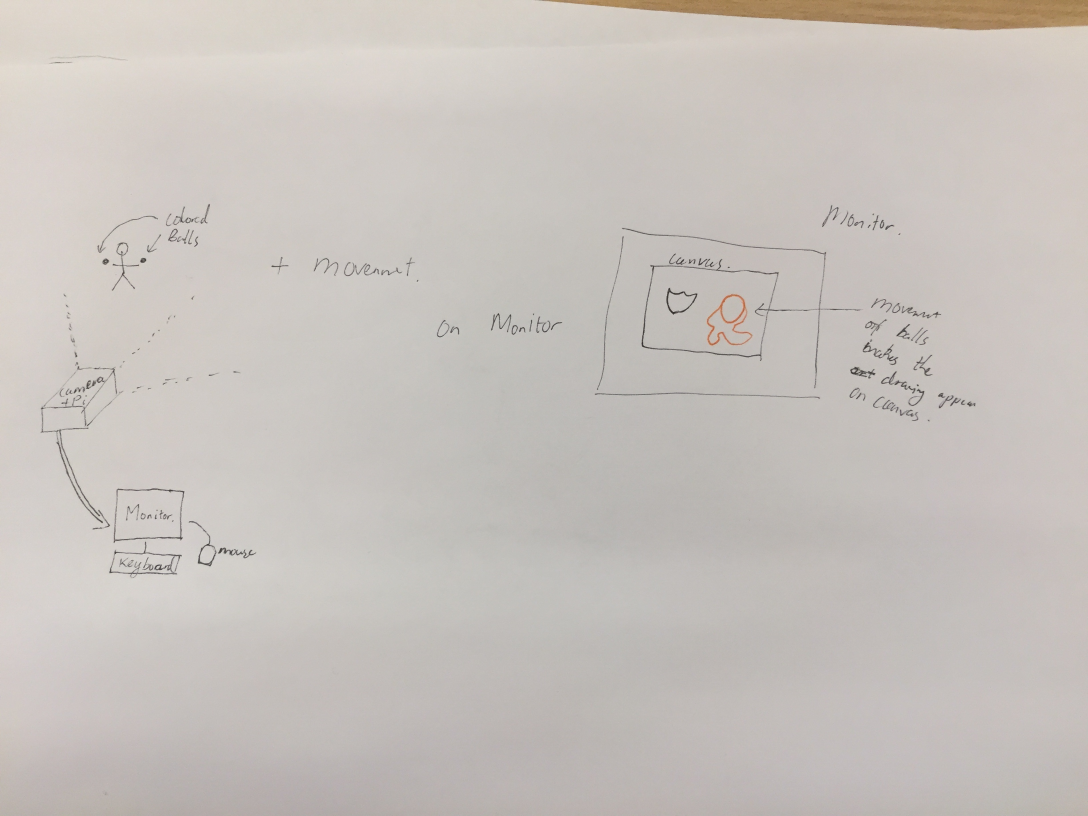
#> input picture State_1.jpg, 3264 x 2448 px, given in place of the camera (shown at 1/3 size)
$ python Ball_Tracker.py   (older library calls are emulated)
#> lines starting #> are read from the running program, lines starting #| are printed output that depends on the picture; after the words box and inside, x2 and y2 are one past the last pixel; in counts of white or black regions, pixels touching at a corner belong together

# import the necessary packages
from collections import deque
from imutils.video import VideoStream
from imutils.video import FPS

import numpy as np
import argparse
import cv2
import imutils
import time


# construct the argument parse and parse the arguments
ap = argparse.ArgumentParser()
ap.add_argument("-v", "--video",
	help="path to the (optional) video file")
ap.add_argument("-b", "--buffer", type=int, default=100,
	help="max buffer size")
args = vars(ap.parse_args())

# Define the lower and upper boundaries of the colored
# balls in the RGB color space
greenLower = (29, 86, 6)
greenUpper = (64, 255, 200)

# redLower = (166, 84, 141)
# redUpper = (186,255,255)

redLower = (0, 50, 80)
redUpper = (20,255,255)

blueLower = (97, 100, 117)
blueUpper = (117,255,255)

# [7 lines of commented-out code are left out]
ptsg = deque(maxlen=args["buffer"])

#red points
ptsr = deque(maxlen=args["buffer"])

#blue points
ptsb = deque(maxlen=args["buffer"])

# Grab reference to the Pi Camera and set the desired size of the frame.
d1=480
d2=480
vs = VideoStream(usePiCamera=True, resolution = (d1,d2)).start()


# allow the camera or video file to warm up
time.sleep(2.0)
fps = FPS().start()

ball_bounce = []
frame1 = np.zeros((d1,d2,3))+255
# frame1 = vs.read()
while True:
	# grab the current frame
	frame = vs.read()
#> frame is the input picture: shape (2448, 3264, 3); mean B, G, R 189, 193.6, 199.3

	# Blur the frame and convert it to the HSV color space
    # frame = imutils.resize(frame, width=600)
	blurred = cv2.GaussianBlur(frame, (11, 11), 0)
	hsv = cv2.cvtColor(blurred, cv2.COLOR_BGR2HSV)
#> hsv: shape (2448, 3264, 3); mean H, S, V 14.7, 13.3, 199.3

	# construct a mask for the color "green", then perform
	# a series of dilations and erosions to remove any small
	# blobs left in the mask
	maskg = cv2.inRange(hsv, greenLower, greenUpper)
#> maskg: shape (2448, 3264); every value is 0
	maskg = cv2.erode(maskg, None, iterations=2)
	maskg = cv2.dilate(maskg, None, iterations=2)

	# do the same for the red
	maskr = cv2.inRange(hsv, redLower, redUpper)
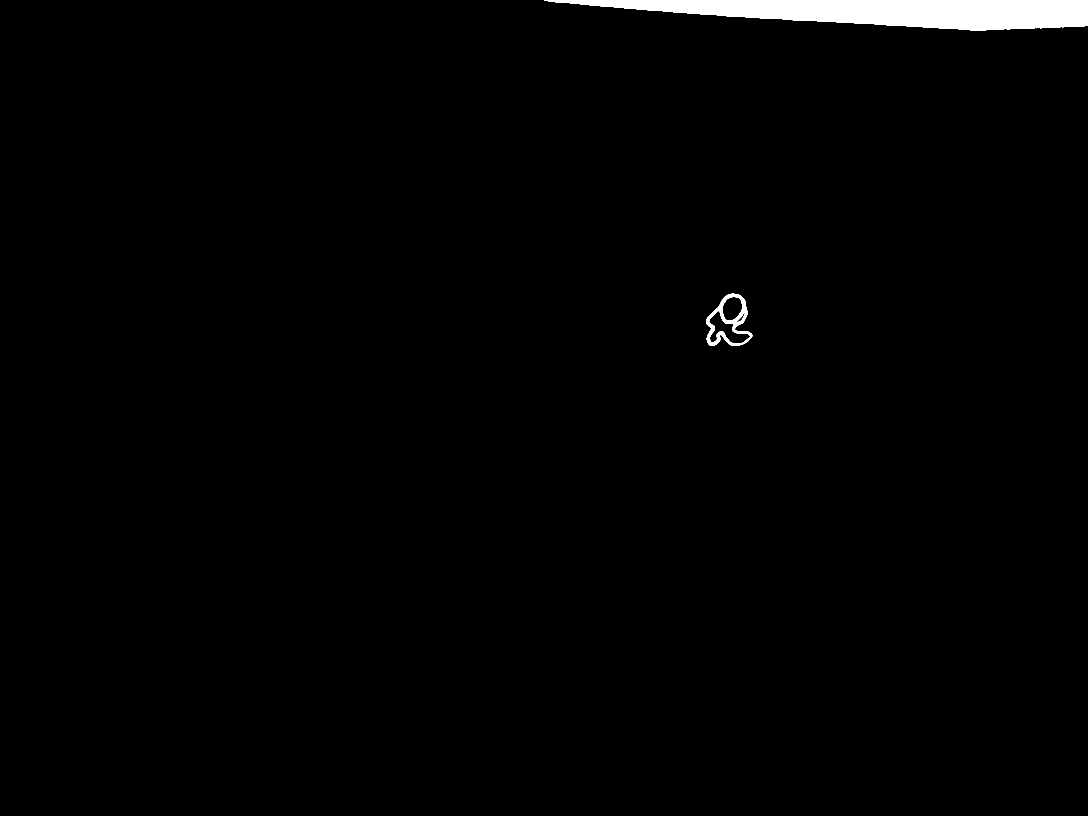
#> maskr: shape (2448, 3264) (shown at 1/3 size); 1.3% white; 2 white regions, box (x1, y1, x2, y2) and area: (1633, 0, 3264, 91) 95071, (2119, 881, 2257, 1038) 6271
	maskr = cv2.erode(maskr, None, iterations=2)
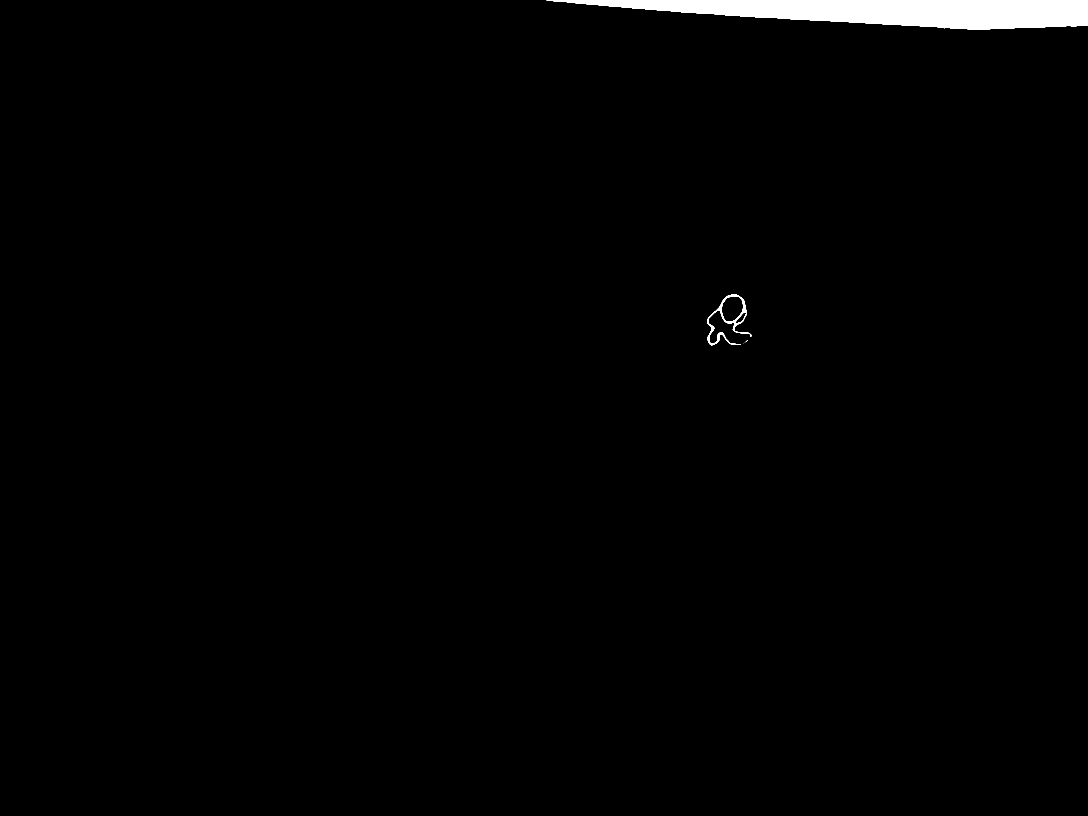
#> maskr: shape (2448, 3264) (shown at 1/3 size); 1.2% white; 6 white regions (4 under 20 px), largest, box (x1, y1, x2, y2) and area: (1639, 0, 3264, 89) 91562, (2121, 883, 2255, 1036) 2885
	maskr = cv2.dilate(maskr, None, iterations=2)
#> maskr: shape (2448, 3264); 1.3% white; 3 white regions

	# do the same for the blue
	maskb = cv2.inRange(hsv, blueLower, blueUpper)
	maskb = cv2.erode(maskb, None, iterations=2)
	maskb = cv2.dilate(maskb, None, iterations=2)

	# find contours in the mask and initialize the current
	# (x, y) center of the ball
	# green
	cntsg = cv2.findContours(maskg.copy(), cv2.RETR_EXTERNAL,  cv2.CHAIN_APPROX_SIMPLE)
#> cntsg = 0 contours
	cntsg = cntsg[0] if imutils.is_cv2() else cntsg[1]
#> cntsg = []
	centerg = None

	#red
	cntsr = cv2.findContours(maskr.copy(), cv2.RETR_EXTERNAL,  cv2.CHAIN_APPROX_SIMPLE)
#> cntsr = 3 contours; box (x1, y1, x2, y2) and area: (1637, 0, 3264, 91) 93382, (2119, 881, 2257, 1038) 9042, (2228, 1018, 2246, 1032) 99
	cntsr = cntsr[0] if imutils.is_cv2() else cntsr[1]
	centerr = None

	#blue
	cntsb = cv2.findContours(maskb.copy(), cv2.RETR_EXTERNAL,  cv2.CHAIN_APPROX_SIMPLE)
#> cntsb = 0 contours
	cntsb = cntsb[0] if imutils.is_cv2() else cntsb[1]
#> cntsb = []
	centerb = None


	# only proceed if at least one contour was found
	if len(cntsg) > 0:
		# find the largest contour in the mask, then use
		# it to compute the minimum enclosing circle and
		# centroid
		c = max(cntsg, key=cv2.contourArea)
		((x, y), radius) = cv2.minEnclosingCircle(c)
		M = cv2.moments(c)
		centerg = (d1-int(M["m10"] / M["m00"]), int(M["m01"] / M["m00"]))

		# only proceed if the radius meets a minimum size
		if radius > 1:
			# draw the circle and centroid on the frame,
			# then update the list of tracked points
			cv2.circle(frame, (int(x), int(y)), int(radius),
				(0, 255, 255), 2)
			cv2.circle(frame, centerg, 5, (0, 0, 255), -1)
	ptsg.appendleft(centerg)

	if len(cntsr) > 0:
		# find the largest contour in the mask, then use
		# it to compute the minimum enclosing circle and
		# centroid
		c = max(cntsr, key=cv2.contourArea)
#> c = contour of 233 points, box (x1, y1, x2, y2) (1637, 0, 3264, 91), area 93382
		((x, y), radius) = cv2.minEnclosingCircle(c)
#> x = 2450; y = 38.5; radius = 813.9
		M = cv2.moments(c)
#> M = moments, m00 93381.5, centre m10/m00, m01/m00 = (2651.5, 34.46)
		centerr = (d1-int(M["m10"] / M["m00"]), int(M["m01"] / M["m00"]))
#> centerr = (-2171, 34)

		# only proceed if the radius meets a minimum size
		if radius > 1:
			# draw the circle and centroid on the frame,
			# then update the list of tracked points
			cv2.circle(frame, (int(x), int(y)), int(radius),
				(0, 255, 255), 2)
			cv2.circle(frame, centerr, 5, (0, 0, 255), -1)
	ptsr.appendleft(centerr)

	if len(cntsb) > 0:
		# find the largest contour in the mask, then use
		# it to compute the minimum enclosing circle and
		# centroid
		c = max(cntsb, key=cv2.contourArea)
		((x, y), radius) = cv2.minEnclosingCircle(c)
		M = cv2.moments(c)
		centerb = (d1-int(M["m10"] / M["m00"]), int(M["m01"] / M["m00"]))

		# only proceed if the radius meets a minimum size
		if radius > 1:
			# draw the circle and centroid on the frame,
			# then update the list of tracked points
			cv2.circle(frame, (int(x), int(y)), int(radius),
				(0, 255, 255), 2)
			cv2.circle(frame, centerb, 5, (0, 0, 255), -1)
	ptsb.appendleft(centerb)
	# loop over the set of tracked points
	for i in range(1, len(ptsg)):
		# if either of the tracked points are None, ignore
		# them
		if ptsg[i - 1] is None or ptsg[i] is None:
			continue


		# otherwise, compute the thickness of the line and
		# draw the connecting lines
		thickness = int(np.sqrt(args["buffer"] / float(i + 1)))

		# color_val = tuple([int(x) for x in frame[center]])
		color_val = (0,255,255)
		cv2.line(frame1, ptsg[i - 1], ptsg[i], color_val, thickness)
	for i in range(1, len(ptsr)):
		# if either of the tracked points are None, ignore
		# them
		if ptsr[i - 1] is None or ptsr[i] is None:
			continue


		# otherwise, compute the thickness of the line and
		# draw the connecting lines
		thickness = int(np.sqrt(args["buffer"] / float(i + 1)))

		# color_val = tuple([int(x) for x in frame[center]])
		color_val = (0,0,255)
		cv2.line(frame1, ptsr[i - 1], ptsr[i], color_val, thickness)

	for i in range(1, len(ptsb)):
		# if either of the tracked points are None, ignore
		# them
		if ptsb[i - 1] is None or ptsb[i] is None:
			continue


		# otherwise, compute the thickness of the line and
		# draw the connecting lines
		thickness = int(np.sqrt(args["buffer"] / float(i + 1)))

		# color_val = tuple([int(x) for x in frame[center]])
		color_val = (255,0,0)
		cv2.line(frame1, ptsb[i - 1], ptsb[i], color_val, thickness)

	# show the frame to our screen

	cv2.imshow("Frame", frame1)
	key = cv2.waitKey(1) & 0xFF
#> (key q is pressed here)

	# if the 'q' key is pressed, stop the loop
	if key == ord("q"):
		break

	fps.update()
# if we are not using a video file, stop the camera video stream
if not args.get("video", False):
	vs.stop()

# otherwise, release the camera
else:
	vs.release()
fps.stop()
print("[INFO] elapsed time: {:.2f}".format(fps.elapsed()))
print("[INFO] approx. FPS: {:.2f}".format(fps.fps()))
# close all windows
cv2.destroyAllWindows()
